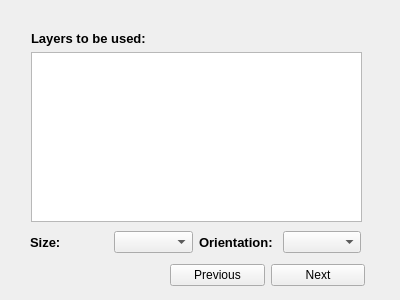
<?xml version="1.0" encoding="UTF-8"?>
<ui version="4.0">
 <class>EpicMapsWidget3</class>
 <widget class="QWidget" name="EpicMapsWidget3">
  <property name="geometry">
   <rect>
    <x>0</x>
    <y>0</y>
    <width>400</width>
    <height>300</height>
   </rect>
  </property>
  <property name="windowTitle">
   <string>Form</string>
  </property>
  <widget class="QWidget" name="layoutWidget">
   <property name="geometry">
    <rect>
     <x>31</x>
     <y>31</y>
     <width>331</width>
     <height>191</height>
    </rect>
   </property>
   <layout class="QVBoxLayout" name="verticalLayout">
    <item>
     <widget class="QLabel" name="label">
      <property name="font">
       <font>
        <pointsize>10</pointsize>
        <weight>75</weight>
        <bold>true</bold>
       </font>
      </property>
      <property name="text">
       <string>Layers to be used:</string>
      </property>
     </widget>
    </item>
    <item>
     <widget class="QListView" name="listView"/>
    </item>
   </layout>
  </widget>
  <widget class="QWidget" name="layoutWidget">
   <property name="geometry">
    <rect>
     <x>30</x>
     <y>230</y>
     <width>331</width>
     <height>24</height>
    </rect>
   </property>
   <layout class="QHBoxLayout" name="horizontalLayout">
    <item>
     <widget class="QLabel" name="label_2">
      <property name="font">
       <font>
        <pointsize>10</pointsize>
        <weight>75</weight>
        <bold>true</bold>
       </font>
      </property>
      <property name="text">
       <string>Size:</string>
      </property>
     </widget>
    </item>
    <item>
     <widget class="QComboBox" name="comboBox"/>
    </item>
    <item>
     <widget class="QLabel" name="label_3">
      <property name="font">
       <font>
        <pointsize>10</pointsize>
        <weight>75</weight>
        <bold>true</bold>
       </font>
      </property>
      <property name="text">
       <string>Orientation:</string>
      </property>
     </widget>
    </item>
    <item>
     <widget class="QComboBox" name="comboBox_2"/>
    </item>
   </layout>
  </widget>
  <widget class="QWidget" name="layoutWidget">
   <property name="geometry">
    <rect>
     <x>170</x>
     <y>260</y>
     <width>195</width>
     <height>30</height>
    </rect>
   </property>
   <layout class="QHBoxLayout" name="horizontalLayout_2">
    <item>
     <widget class="QPushButton" name="Previous2">
      <property name="text">
       <string>Previous</string>
      </property>
     </widget>
    </item>
    <item>
     <widget class="QPushButton" name="Next2">
      <property name="text">
       <string>Next</string>
      </property>
     </widget>
    </item>
   </layout>
  </widget>
 </widget>
 <resources/>
 <connections/>
</ui>
